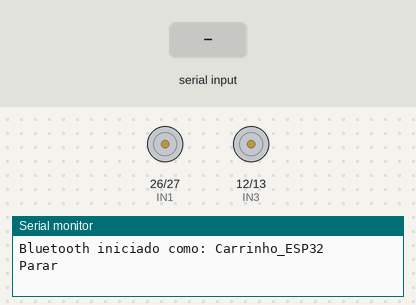
The sketch below on a simulated ESP32. Shown: motor-driver pin pairs drawn as motors (green arrow = first pin HIGH = forward, orange = second pin HIGH = backward, longer = more drive, scaled by the enable pin), the last lines printed to the serial monitor. Inputs (shaded band) come from the test bench. Nothing arrives over Bluetooth unless stated.

Above: at 1.2 s.
1.3 s: "F" received over the second serial link
At 1.8 s:
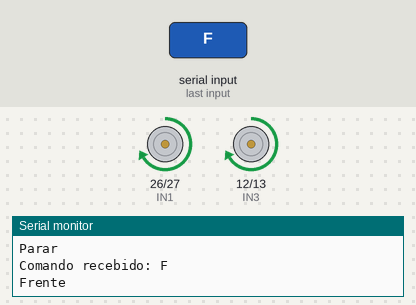
2.8 s: "B" received over the second serial link
At 4.0 s:
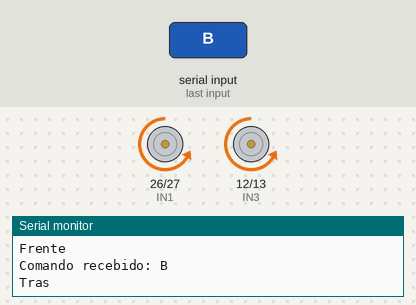
4.3 s: "L" received over the second serial link
At 5.3 s:
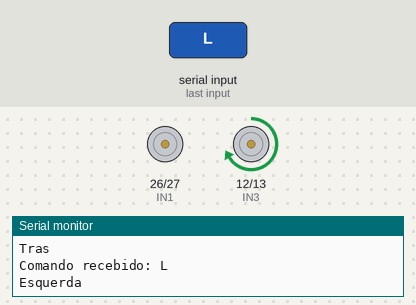
5.8 s: "R" received over the second serial link
At 6.4 s:
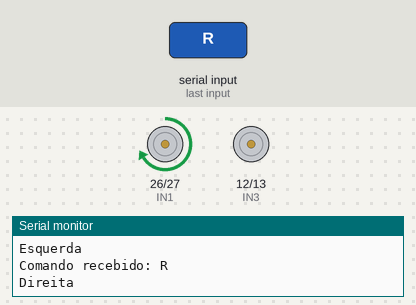
Timing chart, 0 to 8.3 s (numbered marks = the images above; inputs shaded):
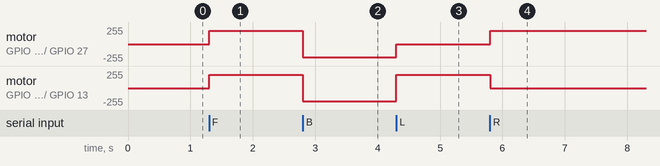

The sketch:

carrinho.ino
```cpp
#include "BluetoothSerial.h"

BluetoothSerial SerialBT;

// Motor A
#define ENA 25
#define IN1 26
#define IN2 27

// Motor B
#define ENB 14
#define IN3 12
#define IN4 13

int velocidade = 200; // 0 a 255

void setup() {
  Serial.begin(115200);

  SerialBT.begin("Carrinho_ESP32");
  Serial.println("Bluetooth iniciado como: Carrinho_ESP32");

  pinMode(IN1, OUTPUT);
  pinMode(IN2, OUTPUT);
  pinMode(IN3, OUTPUT);
  pinMode(IN4, OUTPUT);

  pinMode(ENA, OUTPUT);
  pinMode(ENB, OUTPUT);

  parar();
}

void loop() {
  if (SerialBT.available()) {
    char comando = SerialBT.read();

    Serial.print("Comando recebido: ");
    Serial.println(comando);

    if (comando == 'F') {
      frente();
    }

    else if (comando == 'B') {
      tras();
    }

    else if (comando == 'L') {
      esquerda();
    }

    else if (comando == 'R') {
      direita();
    }

    else if (comando == 'S') {
      parar();
    }
  }
}

void frente() {
  Serial.println("Frente");

  analogWrite(ENA, velocidade);
  analogWrite(ENB, velocidade);

  digitalWrite(IN1, HIGH);
  digitalWrite(IN2, LOW);

  digitalWrite(IN3, HIGH);
  digitalWrite(IN4, LOW);
}

void tras() {
  Serial.println("Tras");

  analogWrite(ENA, velocidade);
  analogWrite(ENB, velocidade);

  digitalWrite(IN1, LOW);
  digitalWrite(IN2, HIGH);

  digitalWrite(IN3, LOW);
  digitalWrite(IN4, HIGH);
}

void esquerda() {
  Serial.println("Esquerda");

  analogWrite(ENA, velocidade);
  analogWrite(ENB, velocidade);

  digitalWrite(IN1, LOW);
  digitalWrite(IN2, LOW);

  digitalWrite(IN3, HIGH);
  digitalWrite(IN4, LOW);
}

void direita() {
  Serial.println("Direita");

  analogWrite(ENA, velocidade);
  analogWrite(ENB, velocidade);

  digitalWrite(IN1, HIGH);
  digitalWrite(IN2, LOW);

  digitalWrite(IN3, LOW);
  digitalWrite(IN4, LOW);
}

void parar() {
  Serial.println("Parar");

  analogWrite(ENA, 0);
  analogWrite(ENB, 0);

  digitalWrite(IN1, LOW);
  digitalWrite(IN2, LOW);
  digitalWrite(IN3, LOW);
  digitalWrite(IN4, LOW);
}
```

Measured:
- after the input at 1.3 s, motor on GPIO 26 (IN1) / GPIO 27 (IN2), motor on GPIO 12 (IN3) / GPIO 13 (IN4): stopped → forward 200/255 at once
- after the input at 2.8 s, motor on GPIO 26 (IN1) / GPIO 27 (IN2), motor on GPIO 12 (IN3) / GPIO 13 (IN4): forward 200/255 → backward 200/255 at once
- after the input at 4.3 s, motor on GPIO 26 (IN1) / GPIO 27 (IN2): backward 200/255 → stopped at once; motor on GPIO 12 (IN3) / GPIO 13 (IN4): backward 200/255 → forward 200/255 at once
- after the input at 5.8 s, motor on GPIO 26 (IN1) / GPIO 27 (IN2): stopped → forward 200/255 at once; motor on GPIO 12 (IN3) / GPIO 13 (IN4): forward 200/255 → stopped at once
